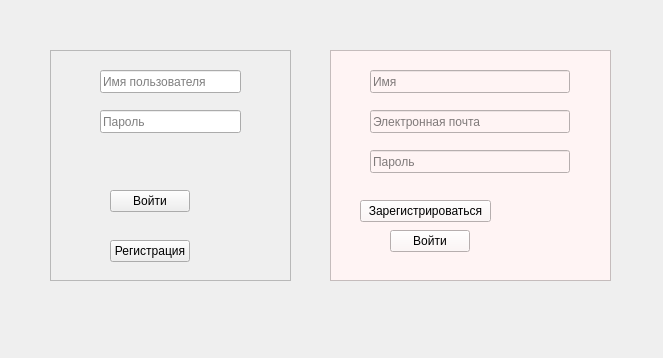
<?xml version="1.0" encoding="UTF-8"?>
<ui version="4.0">
 <class>login</class>
 <widget class="QWidget" name="login">
  <property name="geometry">
   <rect>
    <x>0</x>
    <y>0</y>
    <width>663</width>
    <height>358</height>
   </rect>
  </property>
  <property name="windowTitle">
   <string>Форма входа</string>
  </property>
  <widget class="QFrame" name="registerframe">
   <property name="geometry">
    <rect>
     <x>330</x>
     <y>50</y>
     <width>281</width>
     <height>231</height>
    </rect>
   </property>
   <property name="styleSheet">
    <string notr="true">background-color: rgb(255, 244, 244);</string>
   </property>
   <property name="frameShape">
    <enum>QFrame::Shape::StyledPanel</enum>
   </property>
   <property name="frameShadow">
    <enum>QFrame::Shadow::Raised</enum>
   </property>
   <widget class="QLineEdit" name="NameLabel">
    <property name="geometry">
     <rect>
      <x>40</x>
      <y>20</y>
      <width>200</width>
      <height>23</height>
     </rect>
    </property>
    <property name="placeholderText">
     <string>Имя</string>
    </property>
   </widget>
   <widget class="QLineEdit" name="EmailLabel">
    <property name="geometry">
     <rect>
      <x>40</x>
      <y>60</y>
      <width>200</width>
      <height>23</height>
     </rect>
    </property>
    <property name="placeholderText">
     <string>Электронная почта</string>
    </property>
   </widget>
   <widget class="QLineEdit" name="PasswordLabel">
    <property name="geometry">
     <rect>
      <x>40</x>
      <y>100</y>
      <width>200</width>
      <height>23</height>
     </rect>
    </property>
    <property name="echoMode">
     <enum>QLineEdit::EchoMode::Password</enum>
    </property>
    <property name="placeholderText">
     <string>Пароль</string>
    </property>
   </widget>
   <widget class="QPushButton" name="loginButton">
    <property name="geometry">
     <rect>
      <x>30</x>
      <y>150</y>
      <width>131</width>
      <height>22</height>
     </rect>
    </property>
    <property name="text">
     <string>Зарегистрироваться</string>
    </property>
   </widget>
   <widget class="QPushButton" name="backregister">
    <property name="geometry">
     <rect>
      <x>60</x>
      <y>180</y>
      <width>80</width>
      <height>22</height>
     </rect>
    </property>
    <property name="text">
     <string>Войти</string>
    </property>
   </widget>
  </widget>
  <widget class="QFrame" name="frame">
   <property name="geometry">
    <rect>
     <x>50</x>
     <y>50</y>
     <width>241</width>
     <height>231</height>
    </rect>
   </property>
   <property name="frameShape">
    <enum>QFrame::Shape::StyledPanel</enum>
   </property>
   <property name="frameShadow">
    <enum>QFrame::Shadow::Raised</enum>
   </property>
   <widget class="QLineEdit" name="NameLabel2">
    <property name="geometry">
     <rect>
      <x>50</x>
      <y>20</y>
      <width>141</width>
      <height>23</height>
     </rect>
    </property>
    <property name="placeholderText">
     <string>Имя пользователя</string>
    </property>
   </widget>
   <widget class="QLineEdit" name="PasswordLabel2">
    <property name="geometry">
     <rect>
      <x>50</x>
      <y>60</y>
      <width>141</width>
      <height>23</height>
     </rect>
    </property>
    <property name="echoMode">
     <enum>QLineEdit::EchoMode::Password</enum>
    </property>
    <property name="placeholderText">
     <string>Пароль</string>
    </property>
   </widget>
   <widget class="QPushButton" name="RegistrationButton">
    <property name="geometry">
     <rect>
      <x>60</x>
      <y>190</y>
      <width>80</width>
      <height>22</height>
     </rect>
    </property>
    <property name="text">
     <string>Регистрация</string>
    </property>
   </widget>
   <widget class="QPushButton" name="LoginButton">
    <property name="geometry">
     <rect>
      <x>60</x>
      <y>140</y>
      <width>80</width>
      <height>22</height>
     </rect>
    </property>
    <property name="text">
     <string>Войти</string>
    </property>
   </widget>
  </widget>
  <zorder>frame</zorder>
  <zorder>registerframe</zorder>
 </widget>
 <resources/>
 <connections/>
</ui>
